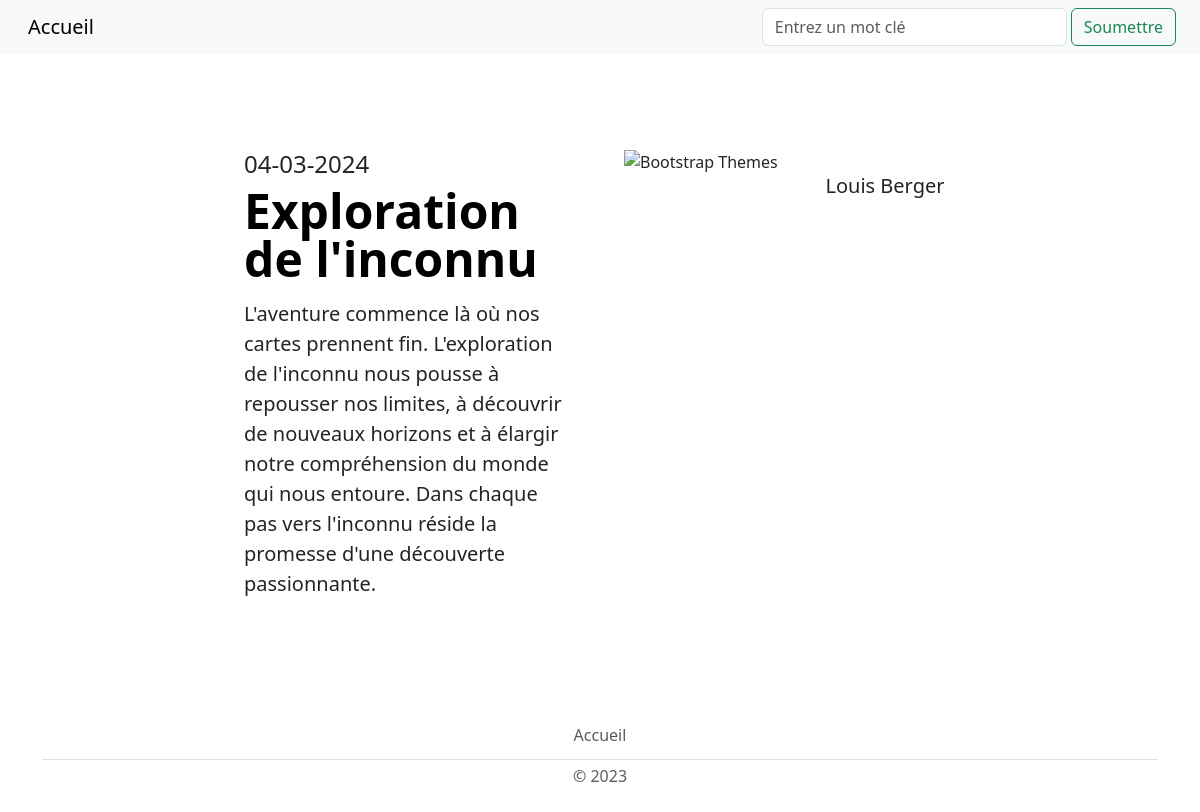
Screenshot of /article/exploration-de-linconnu with the database file from the repository.
### tables this page shows
CREATE TABLE ARTICLES (
    id_article VARCHAR(50) PRIMARY KEY,
    titre_article varchar(100) NOT NULL,
    date_publication DATE NOT NULL,
    contenu TEXT NOT NULL,
    id_utilisateur INTEGER NOT NULL,
    CONSTRAINT fk_auteur FOREIGN KEY (id_utilisateur) REFERENCES UTILISATEURS(id_utilisateur)
);

### app.py (the view)
@app.route('/article/<identifiant>', methods=['GET'])
def article(identifiant):
    titre = "Article"
    erreur = request.args.get('erreur')
    db = get_db()
    article = db.get_article_by_id(
        identifiant)  # Récupérer un article par son ID
    if article is None:
        return render_template('404.html'), 404
    utilisateur = db.get_user_by_id(article[4])
    return render_template('article.html', titre=titre, article=article,
                           utilisateur=utilisateur, photo=photo, erreur=erreur)

### app.py (called while the page is built)
def get_db():
    database = getattr(g, '_database', None)
    if database is None:
        g._database = Database()
    return g._database

@app.teardown_appcontext
def close_connection(exception):
    db = getattr(g, '_database', None)
    if db is not None:
        db.disconnect()

### database.py (called while the page is built)
    def disconnect(self):
        if self.user_connection is not None:
            self.user_connection.close()
        if self.photo_connection is not None:
            self.photo_connection.close()
        if self.session_connection is not None:
            self.session_connection.close()
        if self.article_connection is not None:
            self.article_connection.close()

    def get_user_connection(self):
        if self.user_connection is None:
            self.user_connection = sqlite3.connect('db/utilisateurs.db')
        return self.user_connection

    def get_user_by_id(self, id_utilisateur):
        connection = self.get_user_connection()
        cursor = connection.cursor()
        cursor.execute(
            "SELECT * FROM utilisateurs WHERE id_utilisateur = ?",
            (id_utilisateur,)
        )
        return cursor.fetchone()

    def get_article_connection(self):
        if self.article_connection is None:
            self.article_connection = sqlite3.connect('db/articles.db')
        return self.article_connection

    def get_article_by_id(self, id_article):
        cursor = self.get_article_connection().cursor()
        cursor.execute("SELECT * FROM articles WHERE id_article = ?",
                       (id_article,))
        return cursor.fetchone()

### templates/article.html (shortened to what this page needs)
{% extends "layout.html" %}
{% block content %}
    <div class="container col-xxl-8 px-4 py-5">
        <div class="row flex-lg-row-reverse  g-5 py-5">
            <div class="col-10 col-sm-8 col-lg-6">
                <img src="{{ url_for('photo', id_photo=utilisateur[7]) }}"
                     class="d-block mx-lg-auto utilisateur-photo-article img-fluid"
                     alt="Bootstrap Themes" loading="lazy">
                <h5 style="text-align: center">{{ utilisateur[1] }} {{ utilisateur[2] }}</h5>
            </div>
            <div class="col-lg-4">
                <h4>{{ article[2] }}</h4>
                <h1 class="display-5 fw-bold text-body-emphasis lh-1 mb-3">{{ article[1] }}</h1>
                <p class="lead">{{ article[3]|safe }}</p>
            </div>
        </div>
    </div>
{% endblock %}

### static/css/style.css (style rules this page uses)
.utilisateur-photo-article { max-height:250px; width: auto; }

### rows the page displays
ARTICLES: date_publication "04-03-2024", titre_article "Exploration de l'inconnu", contenu "L'aventure commence là où nos cartes prennent fin. L'exploration de l'inconnu nous pousse à repousser nos limites, à découvrir de nouveaux horizons et à élargir notre compréhension du monde qui nous entoure. Dans chaque pas vers l'inconnu réside la promesse d'une découverte passionnante."

### other values shown
{{ utilisateur[1] }} "Louis"
{{ utilisateur[2] }} "Berger"
